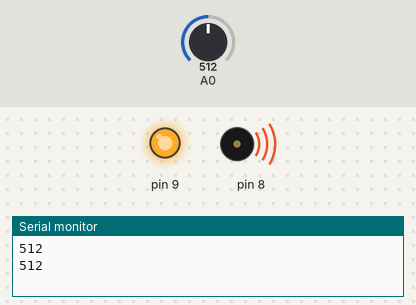
The sketch below on a simulated Arduino Uno, built with avr-gcc and run on an emulated ATmega328P. Parts: output pins drawn as LEDs (lit = HIGH), buzzer (waves = sounding), the last lines printed to the serial monitor. Inputs (shaded band) come from the test bench; at power-on: A0 = 512.

Above: at 6.8 s.
6.9 s: A0 set to 23
13.7 s: A0 set to 19
At 16.5 s:
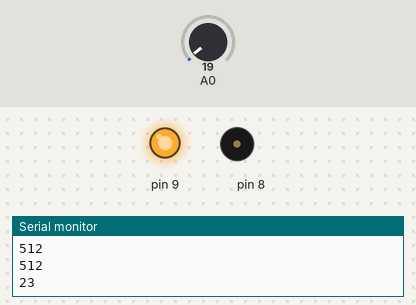
At 19.4 s:
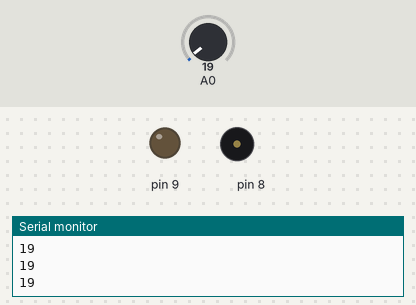
Timing chart, 0 to 20.9 s (numbered marks = the images above; inputs shaded):
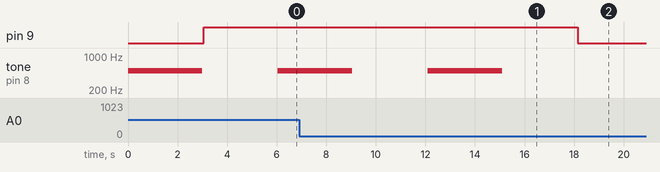

The sketch:

activity_4.ino
```cpp
void setup() {
  // put your setup code here, to run once:
  Serial.begin(9600);
  pinMode(A0, INPUT);
  pinMode(9, OUTPUT);
  pinMode(8, OUTPUT);
}
void loop() {
  // put your main code here, to run repeatedly:
  int a = analogRead(A0);
  Serial.println(a);
  if(a <= 20){
    digitalWrite(9, LOW);
  } else {
    tone(8, 500);
    delay(3000);
    noTone(8);
    delay(50);
    digitalWrite(9, HIGH);
    delay(3000);
  }
}
```

Measured:
- the behaviour switches between 21 and 20 on A0 (found by bisection; images 0 and 1)
- after the input at 13.7 s, pin 9: HIGH → LOW after 4.5 s; tone on pin 8: goes on until 15.1 s, then stays silent
